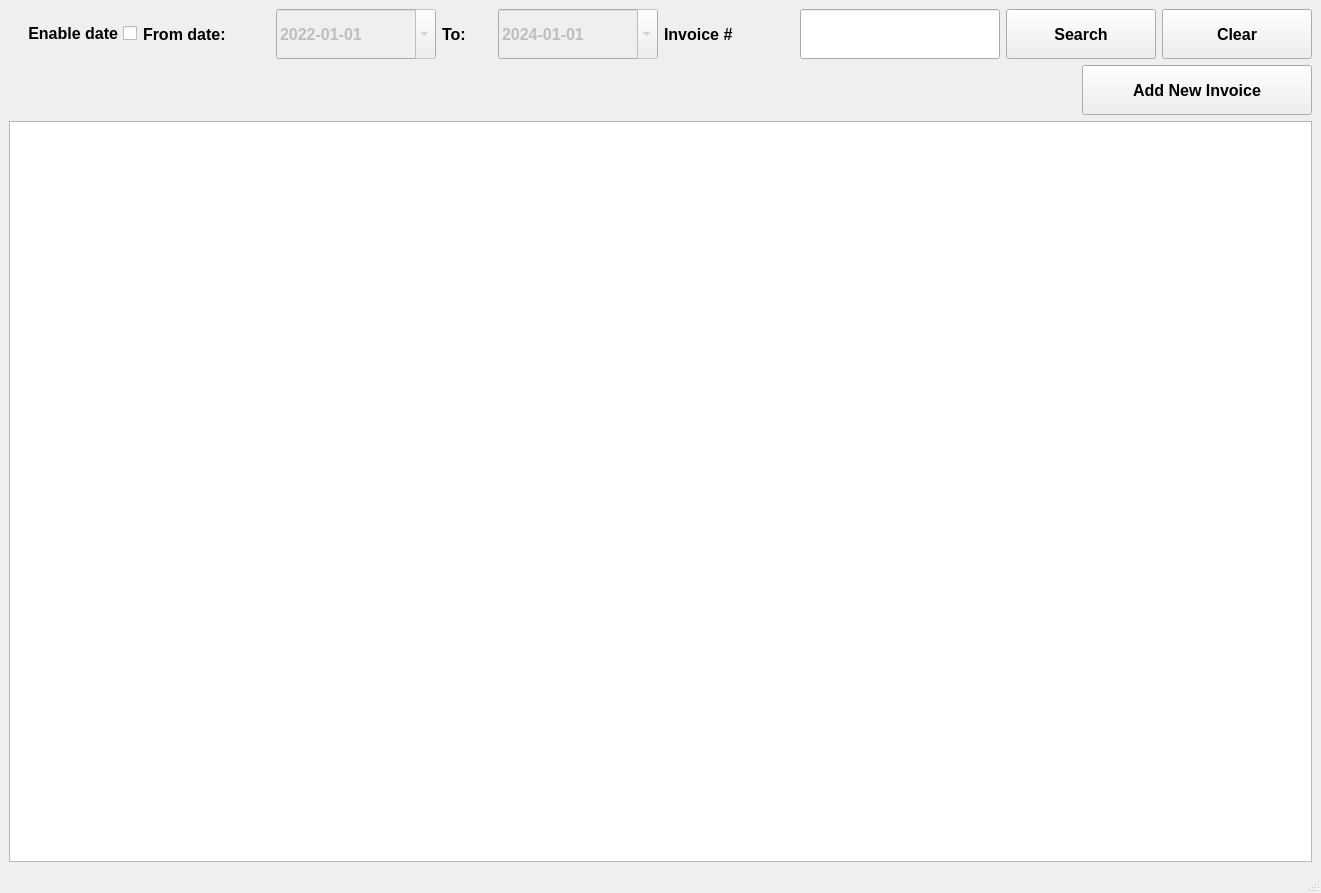
<?xml version="1.0" encoding="UTF-8"?>
<ui version="4.0">
 <class>invoicesView</class>
 <widget class="QMainWindow" name="invoicesView">
  <property name="geometry">
   <rect>
    <x>0</x>
    <y>0</y>
    <width>1321</width>
    <height>893</height>
   </rect>
  </property>
  <property name="windowTitle">
   <string>Invoices</string>
  </property>
  <widget class="QWidget" name="centralwidget">
   <layout class="QVBoxLayout" name="verticalLayout">
    <item>
     <layout class="QHBoxLayout" name="search_hbox" stretch="0,0,0,0,0,0,0,0,0">
      <property name="spacing">
       <number>6</number>
      </property>
      <property name="sizeConstraint">
       <enum>QLayout::SetNoConstraint</enum>
      </property>
      <item>
       <widget class="QCheckBox" name="search_date_chbox">
        <property name="font">
         <font>
          <pointsize>12</pointsize>
          <weight>75</weight>
          <bold>true</bold>
         </font>
        </property>
        <property name="layoutDirection">
         <enum>Qt::RightToLeft</enum>
        </property>
        <property name="text">
         <string>Enable date</string>
        </property>
        <property name="tristate">
         <bool>false</bool>
        </property>
       </widget>
      </item>
      <item>
       <widget class="QLabel" name="from_date_label">
        <property name="maximumSize">
         <size>
          <width>130</width>
          <height>50</height>
         </size>
        </property>
        <property name="font">
         <font>
          <pointsize>12</pointsize>
          <weight>75</weight>
          <bold>true</bold>
         </font>
        </property>
        <property name="text">
         <string>From date:</string>
        </property>
       </widget>
      </item>
      <item>
       <widget class="QDateEdit" name="from_date_edit">
        <property name="enabled">
         <bool>false</bool>
        </property>
        <property name="sizePolicy">
         <sizepolicy hsizetype="Preferred" vsizetype="Preferred">
          <horstretch>0</horstretch>
          <verstretch>0</verstretch>
         </sizepolicy>
        </property>
        <property name="minimumSize">
         <size>
          <width>160</width>
          <height>50</height>
         </size>
        </property>
        <property name="maximumSize">
         <size>
          <width>16777215</width>
          <height>50</height>
         </size>
        </property>
        <property name="font">
         <font>
          <pointsize>12</pointsize>
          <weight>75</weight>
          <bold>true</bold>
         </font>
        </property>
        <property name="displayFormat">
         <string>yyyy-MM-dd</string>
        </property>
        <property name="calendarPopup">
         <bool>true</bool>
        </property>
        <property name="date">
         <date>
          <year>2022</year>
          <month>1</month>
          <day>1</day>
         </date>
        </property>
       </widget>
      </item>
      <item>
       <widget class="QLabel" name="to_date_label">
        <property name="maximumSize">
         <size>
          <width>50</width>
          <height>50</height>
         </size>
        </property>
        <property name="font">
         <font>
          <pointsize>12</pointsize>
          <weight>75</weight>
          <bold>true</bold>
         </font>
        </property>
        <property name="text">
         <string>To:</string>
        </property>
       </widget>
      </item>
      <item>
       <widget class="QDateEdit" name="to_date_edit">
        <property name="enabled">
         <bool>false</bool>
        </property>
        <property name="sizePolicy">
         <sizepolicy hsizetype="Preferred" vsizetype="Preferred">
          <horstretch>0</horstretch>
          <verstretch>0</verstretch>
         </sizepolicy>
        </property>
        <property name="minimumSize">
         <size>
          <width>160</width>
          <height>50</height>
         </size>
        </property>
        <property name="maximumSize">
         <size>
          <width>16777215</width>
          <height>50</height>
         </size>
        </property>
        <property name="font">
         <font>
          <pointsize>12</pointsize>
          <weight>75</weight>
          <bold>true</bold>
         </font>
        </property>
        <property name="displayFormat">
         <string>yyyy-MM-dd</string>
        </property>
        <property name="calendarPopup">
         <bool>true</bool>
        </property>
        <property name="date">
         <date>
          <year>2024</year>
          <month>1</month>
          <day>1</day>
         </date>
        </property>
       </widget>
      </item>
      <item>
       <widget class="QLabel" name="invoice_num_label">
        <property name="minimumSize">
         <size>
          <width>130</width>
          <height>50</height>
         </size>
        </property>
        <property name="maximumSize">
         <size>
          <width>130</width>
          <height>50</height>
         </size>
        </property>
        <property name="font">
         <font>
          <pointsize>12</pointsize>
          <weight>75</weight>
          <bold>true</bold>
         </font>
        </property>
        <property name="text">
         <string>Invoice #</string>
        </property>
       </widget>
      </item>
      <item>
       <widget class="QLineEdit" name="invoice_num_line_edit">
        <property name="sizePolicy">
         <sizepolicy hsizetype="Preferred" vsizetype="Preferred">
          <horstretch>0</horstretch>
          <verstretch>0</verstretch>
         </sizepolicy>
        </property>
        <property name="minimumSize">
         <size>
          <width>200</width>
          <height>50</height>
         </size>
        </property>
        <property name="maximumSize">
         <size>
          <width>200</width>
          <height>50</height>
         </size>
        </property>
        <property name="font">
         <font>
          <pointsize>12</pointsize>
         </font>
        </property>
       </widget>
      </item>
      <item>
       <widget class="QPushButton" name="search_btn">
        <property name="sizePolicy">
         <sizepolicy hsizetype="Preferred" vsizetype="Preferred">
          <horstretch>0</horstretch>
          <verstretch>0</verstretch>
         </sizepolicy>
        </property>
        <property name="minimumSize">
         <size>
          <width>150</width>
          <height>50</height>
         </size>
        </property>
        <property name="maximumSize">
         <size>
          <width>150</width>
          <height>50</height>
         </size>
        </property>
        <property name="font">
         <font>
          <pointsize>12</pointsize>
          <weight>75</weight>
          <bold>true</bold>
         </font>
        </property>
        <property name="text">
         <string>Search</string>
        </property>
       </widget>
      </item>
      <item>
       <widget class="QPushButton" name="clear_btn">
        <property name="minimumSize">
         <size>
          <width>150</width>
          <height>50</height>
         </size>
        </property>
        <property name="maximumSize">
         <size>
          <width>150</width>
          <height>50</height>
         </size>
        </property>
        <property name="font">
         <font>
          <pointsize>12</pointsize>
          <weight>75</weight>
          <bold>true</bold>
         </font>
        </property>
        <property name="text">
         <string>Clear</string>
        </property>
       </widget>
      </item>
     </layout>
    </item>
    <item>
     <widget class="QPushButton" name="add_new_invoice_btn">
      <property name="sizePolicy">
       <sizepolicy hsizetype="Preferred" vsizetype="Preferred">
        <horstretch>0</horstretch>
        <verstretch>0</verstretch>
       </sizepolicy>
      </property>
      <property name="minimumSize">
       <size>
        <width>230</width>
        <height>50</height>
       </size>
      </property>
      <property name="maximumSize">
       <size>
        <width>230</width>
        <height>50</height>
       </size>
      </property>
      <property name="font">
       <font>
        <pointsize>12</pointsize>
        <weight>75</weight>
        <bold>true</bold>
       </font>
      </property>
      <property name="layoutDirection">
       <enum>Qt::RightToLeft</enum>
      </property>
      <property name="text">
       <string>Add New Invoice</string>
      </property>
     </widget>
    </item>
    <item>
     <widget class="QTableView" name="invoices_table_view">
      <attribute name="horizontalHeaderDefaultSectionSize">
       <number>120</number>
      </attribute>
      <attribute name="horizontalHeaderMinimumSectionSize">
       <number>80</number>
      </attribute>
      <attribute name="horizontalHeaderStretchLastSection">
       <bool>true</bool>
      </attribute>
     </widget>
    </item>
   </layout>
  </widget>
  <widget class="QMenuBar" name="menubar">
   <property name="geometry">
    <rect>
     <x>0</x>
     <y>0</y>
     <width>1321</width>
     <height>26</height>
    </rect>
   </property>
  </widget>
  <widget class="QStatusBar" name="statusbar"/>
 </widget>
 <resources/>
 <connections/>
</ui>
